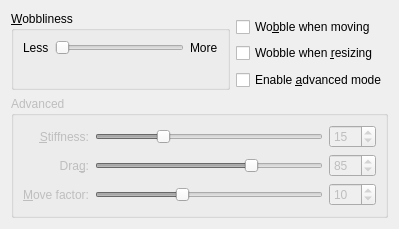
<?xml version="1.0" encoding="UTF-8"?>

<!--
SPDX-FileCopyrightText: 2023 Roman Gilg <subdiff@gmail.com>

SPDX-License-Identifier: GPL-2.0-or-later
-->

<ui version="4.0">
 <class>WobblyWindowsEffectConfigForm</class>
 <widget class="QWidget" name="WobblyWindowsEffectConfigForm">
  <property name="geometry">
   <rect>
    <x>0</x>
    <y>0</y>
    <width>399</width>
    <height>229</height>
   </rect>
  </property>
  <layout class="QGridLayout" name="gridLayout">
   <item row="6" column="0" colspan="2">
    <widget class="QGroupBox" name="advancedGroup">
     <property name="enabled">
      <bool>false</bool>
     </property>
     <property name="title">
      <string>Advanced</string>
     </property>
     <layout class="QGridLayout" name="gridLayout_3">
      <item row="0" column="0">
       <widget class="QLabel" name="label_4">
        <property name="text">
         <string>&amp;Stiffness:</string>
        </property>
        <property name="alignment">
         <set>Qt::AlignRight|Qt::AlignTrailing|Qt::AlignVCenter</set>
        </property>
        <property name="buddy">
         <cstring>kcfg_Stiffness</cstring>
        </property>
       </widget>
      </item>
      <item row="0" column="1">
       <widget class="QSlider" name="kcfg_Stiffness">
        <property name="minimum">
         <number>1</number>
        </property>
        <property name="maximum">
         <number>50</number>
        </property>
        <property name="value">
         <number>15</number>
        </property>
        <property name="orientation">
         <enum>Qt::Horizontal</enum>
        </property>
       </widget>
      </item>
      <item row="0" column="2">
       <widget class="QSpinBox" name="stiffnessSpin">
        <property name="minimum">
         <number>1</number>
        </property>
        <property name="maximum">
         <number>50</number>
        </property>
        <property name="value">
         <number>15</number>
        </property>
       </widget>
      </item>
      <item row="1" column="0">
       <widget class="QLabel" name="label_5">
        <property name="text">
         <string>Dra&amp;g:</string>
        </property>
        <property name="alignment">
         <set>Qt::AlignRight|Qt::AlignTrailing|Qt::AlignVCenter</set>
        </property>
        <property name="buddy">
         <cstring>kcfg_Drag</cstring>
        </property>
       </widget>
      </item>
      <item row="2" column="0">
       <widget class="QLabel" name="label_6">
        <property name="text">
         <string>&amp;Move factor:</string>
        </property>
        <property name="alignment">
         <set>Qt::AlignRight|Qt::AlignTrailing|Qt::AlignVCenter</set>
        </property>
        <property name="buddy">
         <cstring>kcfg_MoveFactor</cstring>
        </property>
       </widget>
      </item>
      <item row="1" column="1">
       <widget class="QSlider" name="kcfg_Drag">
        <property name="minimum">
         <number>50</number>
        </property>
        <property name="maximum">
         <number>100</number>
        </property>
        <property name="value">
         <number>85</number>
        </property>
        <property name="orientation">
         <enum>Qt::Horizontal</enum>
        </property>
       </widget>
      </item>
      <item row="1" column="2">
       <widget class="QSpinBox" name="dragSpin">
        <property name="minimum">
         <number>50</number>
        </property>
        <property name="maximum">
         <number>100</number>
        </property>
        <property name="value">
         <number>85</number>
        </property>
       </widget>
      </item>
      <item row="2" column="1">
       <widget class="QSlider" name="kcfg_MoveFactor">
        <property name="minimum">
         <number>1</number>
        </property>
        <property name="maximum">
         <number>25</number>
        </property>
        <property name="value">
         <number>10</number>
        </property>
        <property name="orientation">
         <enum>Qt::Horizontal</enum>
        </property>
       </widget>
      </item>
      <item row="2" column="2">
       <widget class="QSpinBox" name="moveFactorSpin">
        <property name="minimum">
         <number>1</number>
        </property>
        <property name="maximum">
         <number>25</number>
        </property>
        <property name="value">
         <number>10</number>
        </property>
       </widget>
      </item>
     </layout>
    </widget>
   </item>
   <item row="2" column="1">
    <widget class="QCheckBox" name="kcfg_MoveWobble">
     <property name="text">
      <string>Wo&amp;bble when moving</string>
     </property>
    </widget>
   </item>
   <item row="3" column="1">
    <widget class="QCheckBox" name="kcfg_ResizeWobble">
     <property name="text">
      <string>Wobble when &amp;resizing</string>
     </property>
    </widget>
   </item>
   <item row="4" column="1">
    <spacer name="verticalSpacer">
     <property name="orientation">
      <enum>Qt::Vertical</enum>
     </property>
     <property name="sizeHint" stdset="0">
      <size>
       <width>20</width>
       <height>0</height>
      </size>
     </property>
    </spacer>
   </item>
   <item row="5" column="1">
    <widget class="QCheckBox" name="kcfg_AdvancedMode">
     <property name="text">
      <string>Enable &amp;advanced mode</string>
     </property>
    </widget>
   </item>
   <item row="1" column="0" rowspan="5">
    <widget class="QGroupBox" name="basicGroup">
     <property name="enabled">
      <bool>true</bool>
     </property>
     <property name="title">
      <string>&amp;Wobbliness</string>
     </property>
     <property name="checkable">
      <bool>false</bool>
     </property>
     <layout class="QGridLayout" name="gridLayout_2">
      <item row="0" column="0">
       <widget class="QLabel" name="label">
        <property name="text">
         <string>Less</string>
        </property>
       </widget>
      </item>
      <item row="0" column="1">
       <widget class="QSlider" name="kcfg_WobblynessLevel">
        <property name="minimumSize">
         <size>
          <width>120</width>
          <height>0</height>
         </size>
        </property>
        <property name="maximum">
         <number>4</number>
        </property>
        <property name="orientation">
         <enum>Qt::Horizontal</enum>
        </property>
       </widget>
      </item>
      <item row="0" column="2">
       <widget class="QLabel" name="label_2">
        <property name="text">
         <string>More</string>
        </property>
       </widget>
      </item>
      <item row="1" column="1">
       <spacer name="verticalSpacer_2">
        <property name="orientation">
         <enum>Qt::Vertical</enum>
        </property>
        <property name="sizeHint" stdset="0">
         <size>
          <width>20</width>
          <height>0</height>
         </size>
        </property>
       </spacer>
      </item>
     </layout>
    </widget>
   </item>
  </layout>
 </widget>
 <tabstops>
  <tabstop>kcfg_WobblynessLevel</tabstop>
  <tabstop>kcfg_MoveWobble</tabstop>
  <tabstop>kcfg_ResizeWobble</tabstop>
  <tabstop>kcfg_AdvancedMode</tabstop>
  <tabstop>kcfg_Stiffness</tabstop>
  <tabstop>stiffnessSpin</tabstop>
  <tabstop>kcfg_Drag</tabstop>
  <tabstop>dragSpin</tabstop>
  <tabstop>kcfg_MoveFactor</tabstop>
  <tabstop>moveFactorSpin</tabstop>
 </tabstops>
 <resources/>
 <connections>
  <connection>
   <sender>kcfg_Stiffness</sender>
   <signal>valueChanged(int)</signal>
   <receiver>stiffnessSpin</receiver>
   <slot>setValue(int)</slot>
   <hints>
    <hint type="sourcelabel">
     <x>304</x>
     <y>149</y>
    </hint>
    <hint type="destinationlabel">
     <x>364</x>
     <y>150</y>
    </hint>
   </hints>
  </connection>
  <connection>
   <sender>stiffnessSpin</sender>
   <signal>valueChanged(int)</signal>
   <receiver>kcfg_Stiffness</receiver>
   <slot>setValue(int)</slot>
   <hints>
    <hint type="sourcelabel">
     <x>364</x>
     <y>150</y>
    </hint>
    <hint type="destinationlabel">
     <x>304</x>
     <y>149</y>
    </hint>
   </hints>
  </connection>
  <connection>
   <sender>kcfg_Drag</sender>
   <signal>valueChanged(int)</signal>
   <receiver>dragSpin</receiver>
   <slot>setValue(int)</slot>
   <hints>
    <hint type="sourcelabel">
     <x>304</x>
     <y>177</y>
    </hint>
    <hint type="destinationlabel">
     <x>378</x>
     <y>180</y>
    </hint>
   </hints>
  </connection>
  <connection>
   <sender>dragSpin</sender>
   <signal>valueChanged(int)</signal>
   <receiver>kcfg_Drag</receiver>
   <slot>setValue(int)</slot>
   <hints>
    <hint type="sourcelabel">
     <x>378</x>
     <y>180</y>
    </hint>
    <hint type="destinationlabel">
     <x>304</x>
     <y>177</y>
    </hint>
   </hints>
  </connection>
  <connection>
   <sender>kcfg_MoveFactor</sender>
   <signal>valueChanged(int)</signal>
   <receiver>moveFactorSpin</receiver>
   <slot>setValue(int)</slot>
   <hints>
    <hint type="sourcelabel">
     <x>304</x>
     <y>205</y>
    </hint>
    <hint type="destinationlabel">
     <x>378</x>
     <y>208</y>
    </hint>
   </hints>
  </connection>
  <connection>
   <sender>moveFactorSpin</sender>
   <signal>valueChanged(int)</signal>
   <receiver>kcfg_MoveFactor</receiver>
   <slot>setValue(int)</slot>
   <hints>
    <hint type="sourcelabel">
     <x>378</x>
     <y>208</y>
    </hint>
    <hint type="destinationlabel">
     <x>304</x>
     <y>205</y>
    </hint>
   </hints>
  </connection>
  <connection>
   <sender>kcfg_AdvancedMode</sender>
   <signal>toggled(bool)</signal>
   <receiver>advancedGroup</receiver>
   <slot>setEnabled(bool)</slot>
   <hints>
    <hint type="sourcelabel">
     <x>249</x>
     <y>80</y>
    </hint>
    <hint type="destinationlabel">
     <x>220</x>
     <y>131</y>
    </hint>
   </hints>
  </connection>
 </connections>
</ui>
